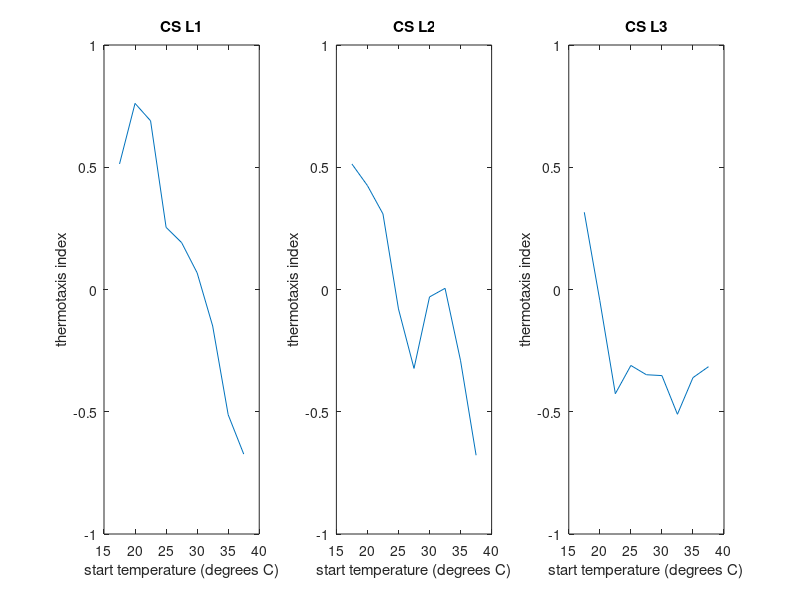
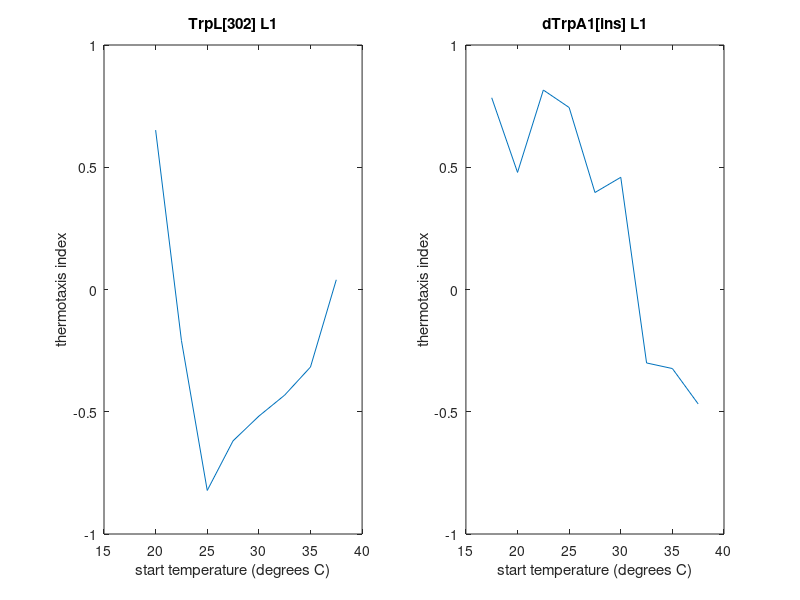

These figures' MATLAB source, in order:
%% For Canton S flies (L1, L2, and L3)
%actual x1=[17.30,20.00,22.70,24.90,27.60,30.05]; %midpoint of actual temp range for each eset for L1s: 14.8:19.8, 17.6:22.4, 20.2:25.2, 22.5:27.3, 25.2:30.0, 27.4:32.7
%actual x2=[17.50,20.05,22.50,25.15,27.50,29.90]; %midpoint of actual temp range for each eset for L2s: 14.9:20.1, 17.5:22.6, 20.1:24.9, 22.6:27.7, 25.1:29.9, 27.5:32.3
%actual x3=[17.65,19.95,22.70,24.90,27.50,30.10]; %midpoint of actual temp range for each eset for L3s: 15.1:20.2, 17.4:22.5, 20.2:25.2, 22.4:27.4, 25.0:30.0, 27.6:32.6
x1=[17.5,20,22.5,25,27.5,30,32.5,35,37.5];
x2=[17.5,20,22.5,25,27.5,30,32.5,35,37.5];
x3=[17.5,20,22.5,25,27.5,30,32.5,35,37.5];
y1=[0.5134,.7612,.6899,.2542,.1918,.0681,-.1492,-.5123,-.6731]; %thindex for each expt on L1s; %input matrix (for 062510, thindex=+0.0488)
y2=[.5134,.4250,.3093,-0.0795,-.3227,-0.0304,0.0048,-.2915,-.6779]; %thindex for each expt on L2s; %input matrix (for 062510, thindex=+0.0934)
y3=[0.3159,-0.0451,-0.4262,-0.3107,-0.3486,-0.3521,-0.5103,-0.3605,-0.3157]; %thindex for each expt on L3s; %input matrix (for 062510, thindex=-0.3018)
subplot(1,3,1), plot(x1,y1);
axis([15,40,-1,1]);
xlabel('start temperature (degrees C)');
ylabel('thermotaxis index');
title('CS L1');
subplot(1,3,2), plot(x2,y2);
axis([15,40,-1,1]);
xlabel('start temperature (degrees C)');
ylabel('thermotaxis index');
title('CS L2');
subplot(1,3,3), plot(x3,y3);
axis([15,40,-1,1]);
xlabel('start temperature (degrees C)');
ylabel('thermotaxis index');
title('CS L3');


%% For TRPL[302] and dTRPA1[ins] mutants (L1 only)
figure(2);
x1=[20,22.5,25,27.5,30,32.5,35,37.5];
y1=[0.6519,-.2085,-.8219,-0.6190,-0.5180,-.4320,-.3171,0.0398]; %for TrpL[302] L1
x2=[17.5,20,22.5,25,27.5,30,32.5,35,37.5];
y2=[.7842,.4789,.8158,.7444,.3967,.4589,-.3004,-.3233,-.4681]; %for dTrpA1[ins]
subplot(1,2,1), plot(x1,y1);
axis([15,40,-1,1]);
xlabel('start temperature (degrees C)');
ylabel('thermotaxis index');
title('TrpL[302] L1');
subplot(1,2,2), plot(x2,y2);
axis([15,40,-1,1]);
xlabel('start temperature (degrees C)');
ylabel('thermotaxis index');
title('dTrpA1[ins] L1');